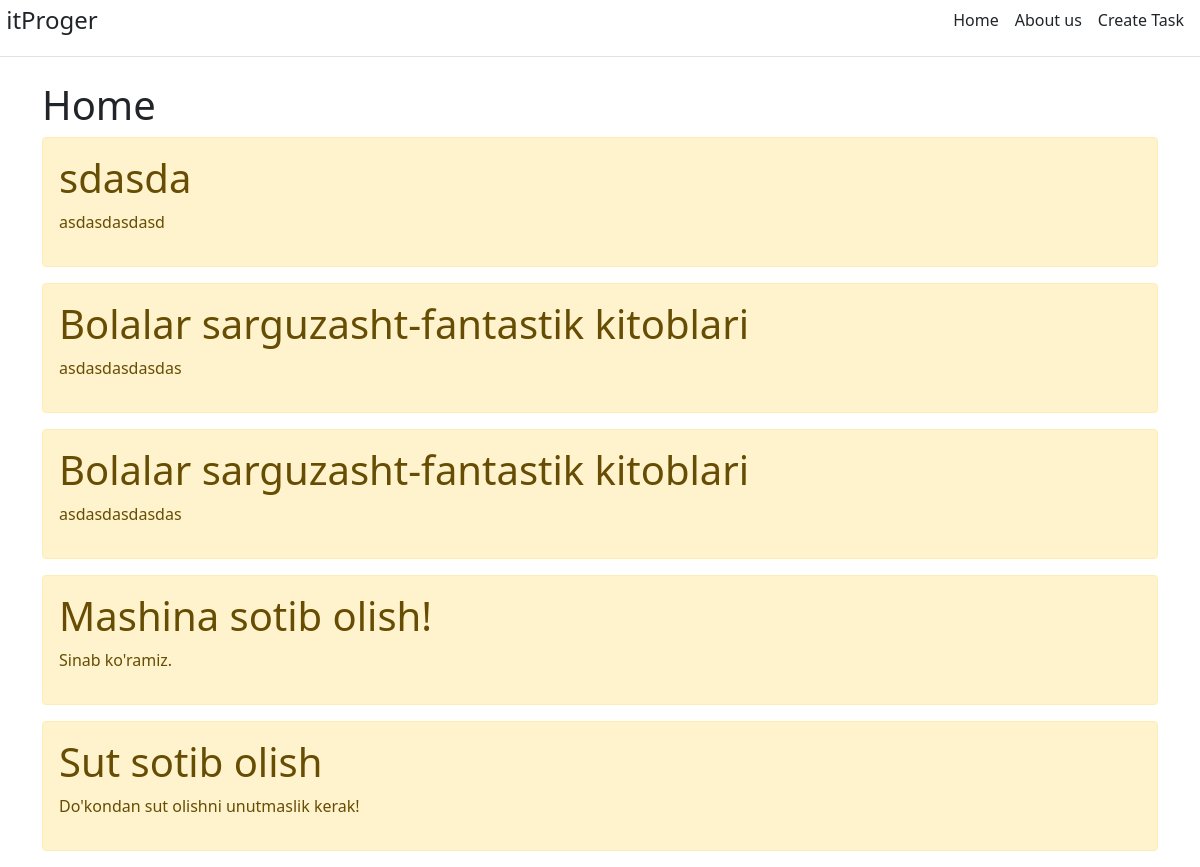
The page / on the database its author committed.
### main/models.py (models this page shows, shortened)
class Task(models.Model):
    title = models.CharField('Nom', max_length=50)
    task = models.TextField('Tavsif')
    class Meta:
        verbose_name = 'Topshiriq'
        verbose_name_plural = 'Topshiriqlar'

### main/views.py (the view)
def index(request):
    tasks = Task.objects.order_by('-id')
    return render(request, 'main/index.html', {'tasks': tasks})

### main/templates/main/index.html (shortened to what this page needs)
{% extends 'main/base.html' %}
{% block content %}
<h1>Home</h1>
{% if tasks %}
{% for task in tasks %}
<div class="alert alert-warning mt-2">
    <h1>{{ task.title }}</h1>
    <p>{{ task.task }}</p>
</div>
{% endfor %}
{% else %}
<p>Sizda yozuv yo'q!</p>
{% endif %}
{% endblock content %}

### main/templates/main/base.html (shortened to what this page needs)
<!doctype html>
<html lang="uz">
<head>
    <link href="https://cdn.jsdelivr.net/npm/bootstrap@5.1.0/dist/css/bootstrap.min.css" rel="stylesheet"
>
</head>
<body>
<div class="d-flex flex-column flex-md-row align-items-center pb-3 mb-4 border-bottom">
    <a href="/" class="d-flex align-items-center text-dark text-decoration-none">
        <span class="fs-4">&nbsp;itProger</span>
    </a>
    <nav class="d-inline-flex mt-2 mt-md-0 ms-md-auto">
        <a class="me-3 py-2 text-dark text-decoration-none" href="{% url 'index' %}">Home</a>
        <a class="me-3 py-2 text-dark text-decoration-none" href="{% url 'about' %}">About us</a>
        <a class="me-3 py-2 text-dark text-decoration-none" href="{% url 'create' %}">Create Task</a>
    </nav>
</div>
<div class="container">
{% block content %}
{% endblock %}
</div>
</body>
</html>

### rows shown on the page
Task: title "sdasda", task "asdasdasdasd"
Task: title "Bolalar sarguzasht-fantastik kitoblari", task "asdasdasdasdas"
Task: title "Bolalar sarguzasht-fantastik kitoblari", task "asdasdasdasdas"
Task: title "Mashina sotib olish!", task "Sinab ko'ramiz."
Task: title "Sut sotib olish", task "Do'kondan sut olishni unutmaslik kerak!"
